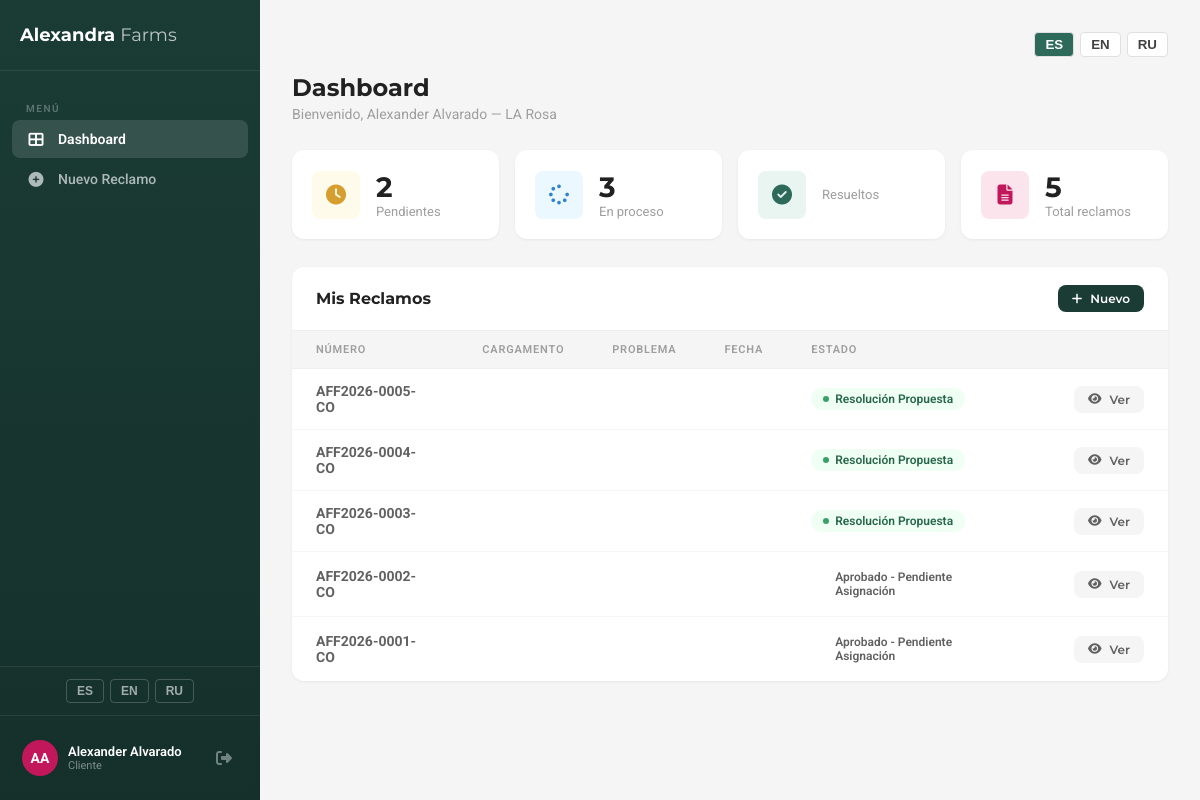
The page /reclamos/ (signed in) on the database as committed earlier.
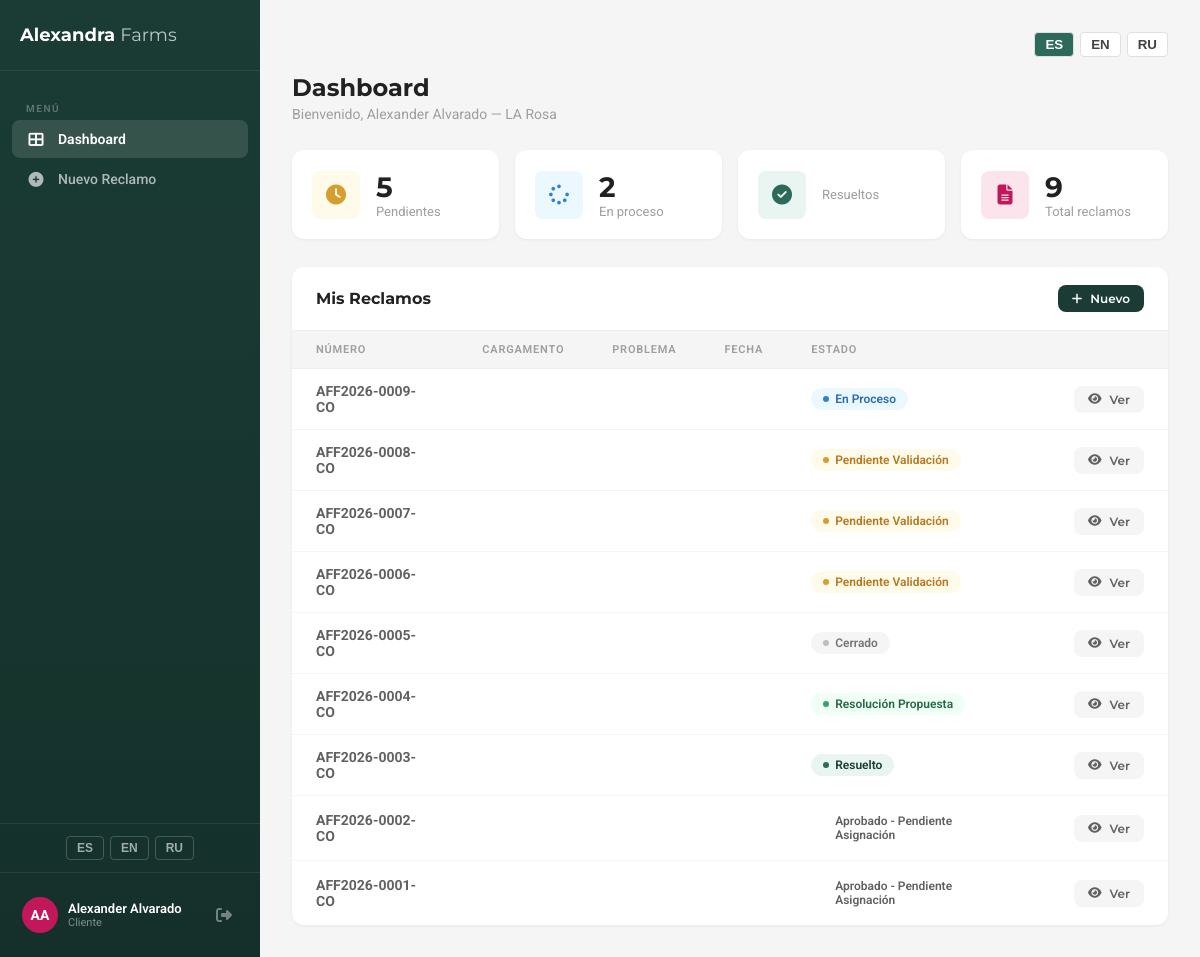
The same page on the database as committed later.
### reclamos/models.py (models this page shows, shortened)
class Reclamo(models.Model):
    ESTADOS = (
        ('pendiente_validacion', _('Pendiente Validación')),
        ('en_validacion', _('En Validación')),
        ('aprobado_pendiente', _('Aprobado - Pendiente Asignación')),
        ('rechazado', _('Rechazado')),
        ('en_proceso', _('En Proceso')),
        ('en_investigacion', _('En Investigación')),
        ('resolucion_propuesta', _('Resolución Propuesta')),
        ('resuelto', _('Resuelto')),
        ('cerrado', _('Cerrado')),
    )
    numero = models.CharField(max_length=25, unique=True, editable=False, verbose_name=_('Número'))
    cliente = models.ForeignKey(Perfil, on_delete=models.CASCADE, related_name='reclamos', verbose_name=_('Cliente'))
    tipo_problema = models.ForeignKey(TipoProblema, on_delete=models.PROTECT, verbose_name=_('Tipo de problema'))
    variedad_rosa = models.CharField(max_length=100, verbose_name=_('Variedad de rosa'))
    numero_guia_master = models.CharField(max_length=100, verbose_name=_('Número de Guía Master'))
    fecha_despacho = models.DateField(verbose_name=_('Fecha de despacho'))
    descripcion = models.TextField(verbose_name=_('Descripción detallada'))
    estado = models.CharField(max_length=25, choices=ESTADOS, default='pendiente_validacion', verbose_name=_('Estado'))
    inspector_calidad = models.ForeignKey(
        Perfil, on_delete=models.SET_NULL, null=True, blank=True,
        related_name='reclamos_inspeccionados', verbose_name=_('Inspector de Calidad')
    )
    motivo_rechazo = models.ForeignKey(
        MotivoRechazo, on_delete=models.SET_NULL, null=True, blank=True,
        verbose_name=_('Motivo de Rechazo')
    )
    observaciones_internas_calidad = models.TextField(blank=True, verbose_name=_('Observaciones Internas (Calidad)'))
    zona_horaria_cliente = models.CharField(max_length=50, default='America/New_York', verbose_name=_('Zona horaria cliente'))
    created_at = models.DateTimeField(auto_now_add=True)
    updated_at = models.DateTimeField(auto_now=True)
    class Meta:
        verbose_name = _('Reclamo')
        verbose_name_plural = _('Reclamos')
        ordering = ['-created_at']
        permissions = [
            ("puede_validar_calidad", "Puede validar reclamos como Control de Calidad"),
            ("puede_ver_gerencia", "Puede ver dashboard gerencial"),
        ]

### cuentas/views.py (the view)
        @login_required
        def wrapper(request, *args, **kwargs):
            try:
                perfil = request.user.perfil
            except Perfil.DoesNotExist:
                logout(request)
                return redirect('login')
            if perfil.must_change_password:
                return redirect('cambiar_password')
            if perfil.role in roles:
                return view_func(request, *args, **kwargs)
            else:
                logout(request)
                messages.error(request, 'sin_permiso')
                return redirect('login')

### cuentas/views.py (called while the page is built)
def role_required(*roles):
    def decorator(view_func):
        @login_required
        def wrapper(request, *args, **kwargs):
            try:
                perfil = request.user.perfil
            except Perfil.DoesNotExist:
                logout(request)
                return redirect('login')
            if perfil.must_change_password:
                return redirect('cambiar_password')
            if perfil.role in roles:
                return view_func(request, *args, **kwargs)
            else:
                logout(request)
                messages.error(request, 'sin_permiso')
                return redirect('login')
        return wrapper
    return decorator

### reclamos/templates/reclamos/dashboard_cliente.html (shortened to what the changed rows need)
{% extends 'reclamos/base_panel.html' %}
{% block content %}
    <div class="page-header">
        <h1 data-translate="titulo">Dashboard</h1>
    </div>
    <div class="stats-grid">
        <div class="stat-card">
            <div><div class="stat-card-value">{{ pendientes }}</div><div class="stat-card-label" data-translate="pendientes">Pendientes</div></div>
        </div>
        <div class="stat-card">
            <div><div class="stat-card-value">{{ en_proceso }}</div><div class="stat-card-label" data-translate="en_proceso">En proceso</div></div>
        </div>
        <div class="stat-card">
            <div><div class="stat-card-value">{{ reclamos.count }}</div><div class="stat-card-label" data-translate="total">Total reclamos</div></div>
        </div>
    </div>
    <div class="table-card">
        <div class="table-card-header">
            <h2 data-translate="mis_reclamos">Mis Reclamos</h2>
        </div>
        {% if reclamos %}
        <table>
            <thead>
                <tr>
                    <th data-translate="col_numero">Número</th>
                    <th data-translate="col_cargamento">Cargamento</th>
                    <th data-translate="col_problema">Problema</th>
                    <th data-translate="col_fecha">Fecha</th>
                    <th data-translate="col_estado">Estado</th>
                    <th></th>
                </tr>
            </thead>
            <tbody>
                {% for r in reclamos %}
                <tr>
                    <td><strong>{{ r.numero }}</strong></td>
                    <td>{{ r.numero_cargamento }}</td>
                    <td>{{ r.get_tipo_problema_display }}</td>
                    <td>{{ r.fecha_reclamo|date:"d/m/Y" }}</td>
                    <td>
                        <span class="badge badge-{{ r.estado }}">
                            <span class="badge-dot"></span>
                            {{ r.get_estado_display }}
                        </span>
                    </td>
                    <td><a href="{% url 'detalle_reclamo' r.pk %}" class="btn btn-secondary btn-sm"><i class="fas fa-eye"></i> <span data-translate="ver">Ver</span></a></td>
                </tr>
                {% endfor %}
            </tbody>
        </table>
        {% endif %}
    </div>
{% endblock %}

Rows that differ between the two databases and show on the page:
added Reclamo: numero "AFF2026-0009-CO", estado "En Proceso"
added Reclamo: numero "AFF2026-0008-CO", estado "Pendiente Validación"
added Reclamo: numero "AFF2026-0007-CO", estado "Pendiente Validación"
added Reclamo: numero "AFF2026-0006-CO", estado "Pendiente Validación"
changed Reclamo "AFF2026-0005-CO": estado "Resolución Propuesta" → "Cerrado"
changed Reclamo "AFF2026-0003-CO": estado "Resolución Propuesta" → "Resuelto"
Other text that changed with them:
{{ pendientes }}: "2" → "5"
{{ en_proceso }}: "3" → "2"
{{ reclamos.count }}: "5" → "9"
